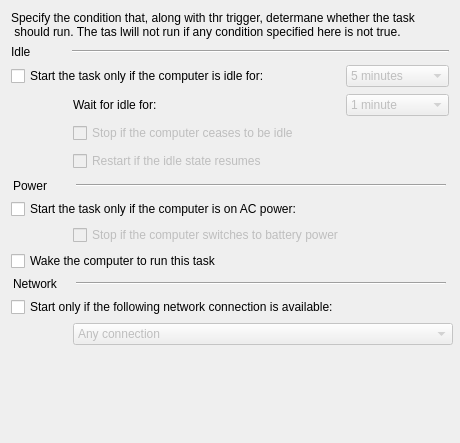
<?xml version="1.0" encoding="UTF-8"?>
<ui version="4.0">
 <class>ImmediateConditionsWin7Widget</class>
 <widget class="QWidget" name="ImmediateConditionsWin7Widget">
  <property name="geometry">
   <rect>
    <x>0</x>
    <y>0</y>
    <width>460</width>
    <height>443</height>
   </rect>
  </property>
  <property name="sizePolicy">
   <sizepolicy hsizetype="Fixed" vsizetype="Fixed">
    <horstretch>0</horstretch>
    <verstretch>0</verstretch>
   </sizepolicy>
  </property>
  <property name="minimumSize">
   <size>
    <width>460</width>
    <height>443</height>
   </size>
  </property>
  <property name="maximumSize">
   <size>
    <width>486</width>
    <height>443</height>
   </size>
  </property>
  <property name="windowTitle">
   <string>Form</string>
  </property>
  <layout class="QGridLayout" name="gridLayout">
   <item row="3" column="2">
    <widget class="QComboBox" name="waitComboBox">
     <property name="enabled">
      <bool>false</bool>
     </property>
     <property name="currentIndex">
      <number>1</number>
     </property>
     <item>
      <property name="text">
       <string>Do not wait</string>
      </property>
     </item>
     <item>
      <property name="text">
       <string>1 minute</string>
      </property>
     </item>
     <item>
      <property name="text">
       <string>5 minutes</string>
      </property>
     </item>
     <item>
      <property name="text">
       <string>10 minutes</string>
      </property>
     </item>
     <item>
      <property name="text">
       <string>15 minutes</string>
      </property>
     </item>
     <item>
      <property name="text">
       <string>30 minutes</string>
      </property>
     </item>
     <item>
      <property name="text">
       <string>1 hour</string>
      </property>
     </item>
     <item>
      <property name="text">
       <string>2 hours</string>
      </property>
     </item>
    </widget>
   </item>
   <item row="4" column="1">
    <widget class="QCheckBox" name="idlestopCheckBox">
     <property name="enabled">
      <bool>false</bool>
     </property>
     <property name="text">
      <string>Stop if the computer ceases to be idle</string>
     </property>
    </widget>
   </item>
   <item row="8" column="1">
    <widget class="QCheckBox" name="powerstopCheckBox">
     <property name="enabled">
      <bool>false</bool>
     </property>
     <property name="text">
      <string>Stop if the computer switches to battery power</string>
     </property>
    </widget>
   </item>
   <item row="1" column="0" colspan="3">
    <layout class="QHBoxLayout" name="horizontalLayout_3">
     <item>
      <widget class="QLabel" name="idleLabel">
       <property name="sizePolicy">
        <sizepolicy hsizetype="Fixed" vsizetype="Preferred">
         <horstretch>0</horstretch>
         <verstretch>0</verstretch>
        </sizepolicy>
       </property>
       <property name="minimumSize">
        <size>
         <width>55</width>
         <height>0</height>
        </size>
       </property>
       <property name="text">
        <string>Idle</string>
       </property>
       <property name="buddy">
        <cstring>idlestartCheckBox</cstring>
       </property>
      </widget>
     </item>
     <item>
      <widget class="Line" name="line">
       <property name="sizePolicy">
        <sizepolicy hsizetype="Fixed" vsizetype="Fixed">
         <horstretch>0</horstretch>
         <verstretch>0</verstretch>
        </sizepolicy>
       </property>
       <property name="minimumSize">
        <size>
         <width>370</width>
         <height>0</height>
        </size>
       </property>
       <property name="maximumSize">
        <size>
         <width>431</width>
         <height>16777215</height>
        </size>
       </property>
       <property name="orientation">
        <enum>Qt::Horizontal</enum>
       </property>
      </widget>
     </item>
    </layout>
   </item>
   <item row="3" column="1">
    <widget class="QLabel" name="waitLabel">
     <property name="text">
      <string>Wait for idle for:</string>
     </property>
     <property name="buddy">
      <cstring>waitComboBox</cstring>
     </property>
    </widget>
   </item>
   <item row="7" column="0" colspan="2">
    <widget class="QCheckBox" name="powerstartCheckBox">
     <property name="text">
      <string>Start the task only if the computer is on AC power:</string>
     </property>
    </widget>
   </item>
   <item row="2" column="0" colspan="2">
    <widget class="QCheckBox" name="idlestartCheckBox">
     <property name="text">
      <string>Start the task only if the computer is idle for:</string>
     </property>
    </widget>
   </item>
   <item row="2" column="2">
    <widget class="QComboBox" name="idleStartComboBox">
     <property name="enabled">
      <bool>false</bool>
     </property>
     <property name="currentIndex">
      <number>1</number>
     </property>
     <item>
      <property name="text">
       <string>1 minute</string>
      </property>
     </item>
     <item>
      <property name="text">
       <string>5 minutes</string>
      </property>
     </item>
     <item>
      <property name="text">
       <string>10 minutes</string>
      </property>
     </item>
     <item>
      <property name="text">
       <string>15 minutes</string>
      </property>
     </item>
     <item>
      <property name="text">
       <string>30 minutes</string>
      </property>
     </item>
     <item>
      <property name="text">
       <string>1 hour</string>
      </property>
     </item>
    </widget>
   </item>
   <item row="10" column="0" colspan="3">
    <layout class="QHBoxLayout" name="horizontalLayout">
     <item>
      <widget class="QLabel" name="networkLabel">
       <property name="sizePolicy">
        <sizepolicy hsizetype="Fixed" vsizetype="Preferred">
         <horstretch>0</horstretch>
         <verstretch>0</verstretch>
        </sizepolicy>
       </property>
       <property name="minimumSize">
        <size>
         <width>55</width>
         <height>0</height>
        </size>
       </property>
       <property name="text">
        <string>Network</string>
       </property>
       <property name="buddy">
        <cstring>networkstartCheckBox</cstring>
       </property>
      </widget>
     </item>
     <item>
      <widget class="Line" name="line_3">
       <property name="sizePolicy">
        <sizepolicy hsizetype="Fixed" vsizetype="Fixed">
         <horstretch>0</horstretch>
         <verstretch>0</verstretch>
        </sizepolicy>
       </property>
       <property name="minimumSize">
        <size>
         <width>370</width>
         <height>0</height>
        </size>
       </property>
       <property name="orientation">
        <enum>Qt::Horizontal</enum>
       </property>
      </widget>
     </item>
    </layout>
   </item>
   <item row="11" column="0" colspan="2">
    <widget class="QCheckBox" name="networkstartCheckBox">
     <property name="text">
      <string>Start only if the following network connection is available:</string>
     </property>
    </widget>
   </item>
   <item row="3" column="0" rowspan="3">
    <spacer name="horizontalSpacer_2">
     <property name="orientation">
      <enum>Qt::Horizontal</enum>
     </property>
     <property name="sizeType">
      <enum>QSizePolicy::Fixed</enum>
     </property>
     <property name="sizeHint" stdset="0">
      <size>
       <width>17</width>
       <height>80</height>
      </size>
     </property>
    </spacer>
   </item>
   <item row="6" column="0" colspan="3">
    <layout class="QHBoxLayout" name="horizontalLayout_2">
     <item>
      <widget class="QLabel" name="powerLabel">
       <property name="sizePolicy">
        <sizepolicy hsizetype="Fixed" vsizetype="Preferred">
         <horstretch>0</horstretch>
         <verstretch>0</verstretch>
        </sizepolicy>
       </property>
       <property name="minimumSize">
        <size>
         <width>55</width>
         <height>0</height>
        </size>
       </property>
       <property name="text">
        <string>Power</string>
       </property>
       <property name="buddy">
        <cstring>powerstartCheckBox</cstring>
       </property>
      </widget>
     </item>
     <item>
      <widget class="Line" name="line_2">
       <property name="sizePolicy">
        <sizepolicy hsizetype="Fixed" vsizetype="Fixed">
         <horstretch>0</horstretch>
         <verstretch>0</verstretch>
        </sizepolicy>
       </property>
       <property name="minimumSize">
        <size>
         <width>370</width>
         <height>0</height>
        </size>
       </property>
       <property name="orientation">
        <enum>Qt::Horizontal</enum>
       </property>
      </widget>
     </item>
    </layout>
   </item>
   <item row="5" column="1">
    <widget class="QCheckBox" name="idlerestartCheckBox">
     <property name="enabled">
      <bool>false</bool>
     </property>
     <property name="sizePolicy">
      <sizepolicy hsizetype="Fixed" vsizetype="Fixed">
       <horstretch>0</horstretch>
       <verstretch>0</verstretch>
      </sizepolicy>
     </property>
     <property name="minimumSize">
      <size>
       <width>197</width>
       <height>0</height>
      </size>
     </property>
     <property name="maximumSize">
      <size>
       <width>197</width>
       <height>16777215</height>
      </size>
     </property>
     <property name="text">
      <string>Restart if the idle state resumes</string>
     </property>
    </widget>
   </item>
   <item row="0" column="0" colspan="3">
    <widget class="QLabel" name="conditionLabel">
     <property name="sizePolicy">
      <sizepolicy hsizetype="Fixed" vsizetype="Preferred">
       <horstretch>92</horstretch>
       <verstretch>0</verstretch>
      </sizepolicy>
     </property>
     <property name="minimumSize">
      <size>
       <width>92</width>
       <height>0</height>
      </size>
     </property>
     <property name="text">
      <string>Specify the condition that, along with thr trigger, determane whether the task 
 should run. The tas lwill not run if any condition specified here is not true.</string>
     </property>
    </widget>
   </item>
   <item row="13" column="0" colspan="3">
    <spacer name="verticalSpacer">
     <property name="orientation">
      <enum>Qt::Vertical</enum>
     </property>
     <property name="sizeHint" stdset="0">
      <size>
       <width>428</width>
       <height>41</height>
      </size>
     </property>
    </spacer>
   </item>
   <item row="9" column="0" colspan="2">
    <widget class="QCheckBox" name="powerwakeCheckBox">
     <property name="text">
      <string>Wake the computer to run this task</string>
     </property>
    </widget>
   </item>
   <item row="12" column="1" colspan="2">
    <widget class="QComboBox" name="networkComboBox">
     <property name="enabled">
      <bool>false</bool>
     </property>
     <property name="sizePolicy">
      <sizepolicy hsizetype="Fixed" vsizetype="Fixed">
       <horstretch>0</horstretch>
       <verstretch>0</verstretch>
      </sizepolicy>
     </property>
     <property name="minimumSize">
      <size>
       <width>380</width>
       <height>0</height>
      </size>
     </property>
     <property name="maximumSize">
      <size>
       <width>380</width>
       <height>16777215</height>
      </size>
     </property>
     <property name="layoutDirection">
      <enum>Qt::LeftToRight</enum>
     </property>
     <property name="currentText">
      <string>Any connection</string>
     </property>
     <item>
      <property name="text">
       <string>Any connection</string>
      </property>
     </item>
    </widget>
   </item>
  </layout>
 </widget>
 <tabstops>
  <tabstop>idlestartCheckBox</tabstop>
  <tabstop>idleStartComboBox</tabstop>
  <tabstop>waitComboBox</tabstop>
  <tabstop>idlestopCheckBox</tabstop>
  <tabstop>idlerestartCheckBox</tabstop>
  <tabstop>powerstartCheckBox</tabstop>
  <tabstop>powerstopCheckBox</tabstop>
  <tabstop>powerwakeCheckBox</tabstop>
  <tabstop>networkstartCheckBox</tabstop>
  <tabstop>networkComboBox</tabstop>
 </tabstops>
 <resources/>
 <connections>
  <connection>
   <sender>idlestartCheckBox</sender>
   <signal>toggled(bool)</signal>
   <receiver>idleStartComboBox</receiver>
   <slot>setEnabled(bool)</slot>
   <hints>
    <hint type="sourcelabel">
     <x>168</x>
     <y>85</y>
    </hint>
    <hint type="destinationlabel">
     <x>392</x>
     <y>85</y>
    </hint>
   </hints>
  </connection>
  <connection>
   <sender>idlestartCheckBox</sender>
   <signal>toggled(bool)</signal>
   <receiver>waitComboBox</receiver>
   <slot>setEnabled(bool)</slot>
   <hints>
    <hint type="sourcelabel">
     <x>168</x>
     <y>85</y>
    </hint>
    <hint type="destinationlabel">
     <x>392</x>
     <y>116</y>
    </hint>
   </hints>
  </connection>
  <connection>
   <sender>idlestartCheckBox</sender>
   <signal>toggled(bool)</signal>
   <receiver>idlestopCheckBox</receiver>
   <slot>setEnabled(bool)</slot>
   <hints>
    <hint type="sourcelabel">
     <x>168</x>
     <y>85</y>
    </hint>
    <hint type="destinationlabel">
     <x>191</x>
     <y>146</y>
    </hint>
   </hints>
  </connection>
  <connection>
   <sender>idlestopCheckBox</sender>
   <signal>toggled(bool)</signal>
   <receiver>idlerestartCheckBox</receiver>
   <slot>setEnabled(bool)</slot>
   <hints>
    <hint type="sourcelabel">
     <x>191</x>
     <y>146</y>
    </hint>
    <hint type="destinationlabel">
     <x>153</x>
     <y>175</y>
    </hint>
   </hints>
  </connection>
  <connection>
   <sender>powerstartCheckBox</sender>
   <signal>toggled(bool)</signal>
   <receiver>powerstopCheckBox</receiver>
   <slot>setEnabled(bool)</slot>
   <hints>
    <hint type="sourcelabel">
     <x>168</x>
     <y>229</y>
    </hint>
    <hint type="destinationlabel">
     <x>191</x>
     <y>258</y>
    </hint>
   </hints>
  </connection>
  <connection>
   <sender>networkstartCheckBox</sender>
   <signal>toggled(bool)</signal>
   <receiver>networkComboBox</receiver>
   <slot>setEnabled(bool)</slot>
   <hints>
    <hint type="sourcelabel">
     <x>168</x>
     <y>341</y>
    </hint>
    <hint type="destinationlabel">
     <x>252</x>
     <y>371</y>
    </hint>
   </hints>
  </connection>
 </connections>
</ui>
